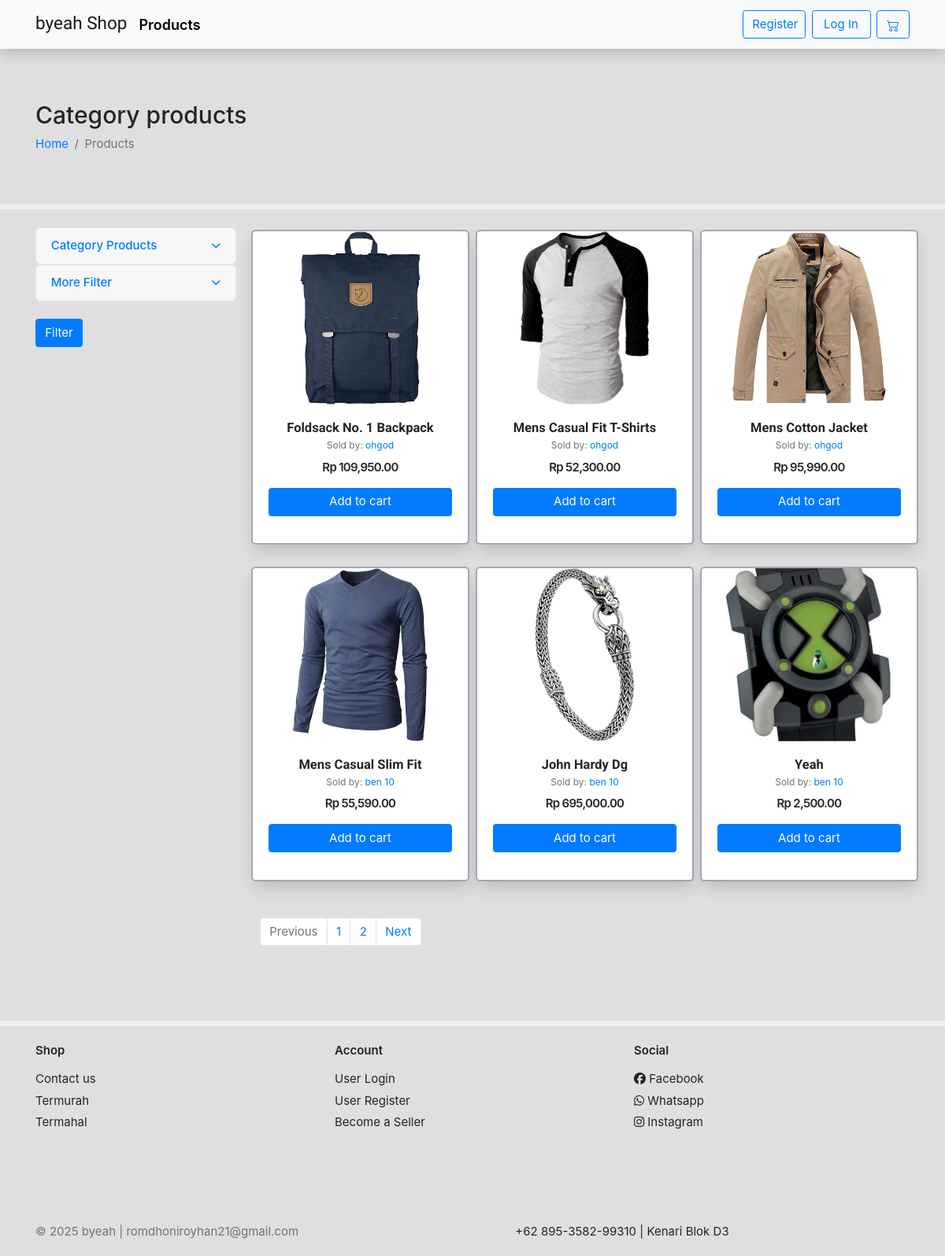
Screenshot of /products/ with the database file from the repository.
### home/models.py (models this page shows, shortened)
class Product(models.Model):
    category        = models.ForeignKey(Category,related_name='product', on_delete=models.CASCADE)
    seller          = models.ForeignKey(User, related_name='products', on_delete=models.CASCADE, null=True, blank=True)
    name            = models.CharField(max_length=255,unique=True)
    old_price       = models.DecimalField(blank=True,null=True,max_digits=12,decimal_places=2)
    price           = models.DecimalField(max_digits=12,decimal_places=2)
    main_image      = models.ImageField(upload_to='images/', blank=True, null=True)
    description     = models.TextField()
    upload_time     = models.DateField(auto_now_add=True)
    stock           = models.IntegerField(default=1)
    slug            = models.SlugField(blank=True)
    @property
    def imageThumbnail(self):
        images = ProductImage.objects.filter(product=self.pk)
        if images.exists():
            return images[0].imageURL
        return '/static/empty.png'

class ProductImage(models.Model):
    product = models.ForeignKey(Product, on_delete=models.CASCADE)
    image = models.ImageField(null=True,blank=False,upload_to='images/')
    @property
    def imageURL(self):
        try:
            if self.image: # Check if a file is associated
                url = self.image.url
            else:
                url = '/static/empty.png' # No file associated
        except ValueError: # Handles cases where .url might be invalid if no file
            url = '/static/empty.png'
        return url
    def __str__(self):
        return self.product.name

### customers/models.py (models this page shows, shortened)
class SellerProfile(models.Model):
    profile = models.OneToOneField(Profile, on_delete=models.CASCADE, related_name='seller_specific_profile')
    store_name = models.CharField(max_length=255, blank=True)
    slug = models.SlugField(max_length=255, unique=True, blank=True, null=True)

### home/views.py (the view)
# urls.py: path('',HomeView.as_view(template_name='home/indexhome.html',paginate_by=4),name='index'),
class HomeView(ListView):
    models = Product
    category = Category.objects.all()
    queryset = models.objects.all()
    extra_context = {
        'categories' : category
    }
    def get_queryset(self):
        request = self.request.GET
        if len(request) != 0:
            if next(iter(request)) == 'category':
                self.queryset = Product.objects.filter(category_id=self.request.GET['category'])
        return super().get_queryset()
    def get_ordering(self):
        request = self.request.GET
        if len(request) != 0:
            for i in request:
                if i == 'more-filter':
                    ordering = [request["more-filter"]]
                    return ordering
    def get_context_data(self,*args,**kwargs):
        request = self.request
        context = super().get_context_data()
        self.kwargs.update(self.extra_context)
        kwargs = self.kwargs
        for product in context["product_list"]:
            product_images = ProductImage.objects.filter(product=product.pk)
            print(product_images)
        if len(request.GET) != 0:
            if next(iter(request.GET)) == 'category-id':
                context['active'] = Category.objects.get(id=request.GET['category-id'])
        context.update(cartData(self.request))
        if context['items'] != "0":
            context.update(mergeFunction(request,context['items']))
        return context

### home/models.py (called while the page is built)
    def __str__(self):
        return self.name

### home/utils.py (called while the page is built)
def cartData(request):
    if request.user.is_authenticated:
        default_status = OrderStatus.objects.filter(is_default=True).first()
        if not default_status:
            return {'items': [], 'order': {'get_cart_items': '0', 'get_cart_totals': '0'}}
        customer = request.user
        try:
            order, created = Order.objects.get_or_create(user=customer, status=default_status)
            items = order.orderitem_set.all()
        except Exception as e: # More specific exception handling could be better
            print(f"Error in cartData: {e}")
            items = []
            order = {'get_cart_items': '0', 'get_cart_totals': '0', 'id': None} # Ensure order has an id for CompleteOrder
    else:
        items = []
        order = {'get_cart_items': '0', 'get_cart_totals': '0', 'id': None}
    return {'items': items, 'order': order}

def whatsappLinkCheckout(request,context):
    items = context
    if len(items) > 0:
        productName = [item.product.name for item in items]
        productNumber = [item.quantity for item in items]
        title = ""
        for i,a in zip(productName,productNumber):
            title += str(i) +" Jumlahnya: "+ str(a)
            title += ', '
        textWA = f'Permisi Bu aryani Saya ingin memesan:%0A{title}%0ADikirim Ke :%0ACatatan :%0ASekian Terimakasih.'
        linked = {'link':base + textWA.replace(' ', '%20')}
        return linked
    else:
        return {'link':'Failed'}

def paginationFilter(request):
    full_path = request.get_full_path()
    yolo = False
    if len(request.GET) != 0:
        yolo = True
        return {'path':full_path,'aye':yolo}
    return {'aye':yolo}

def mergeFunction(request,context):
    dictionary = {}
    dictionary.update(whatsappLinkCheckout(request,context))
    dictionary.update(paginationFilter(request))
    return dictionary

### templates/home/producthome.html (shortened to what this page needs)
{% extends "base.html" %}
{% load humanize %}
{% load static %}
{% block content %}
    <section class="section-pagetop bg under-nav ">
        <div class="container">
            <h2 class="title-page">Category products</h2>
            <nav>
            <ol class="breadcrumb text-white">
                <li class="breadcrumb-item" aria-current="page"><a href="{% url 'homey:index' %}">Home</a></li>
                {% if active %}
                <li class="breadcrumb-item" aria-current="page"><a href="{% url 'homey:product' %}">Products</a></li>
                <li class="breadcrumb-item active" aria-current="page">{{active}}</li>
                {% else %}
                <li class="breadcrumb-item active" aria-current="page">Products</li>
                {% endif %}
            </ol>
            </nav>
        </div>
    </section>
    <section class="section-content padding-y">
    <div class="container">
    <div class="row">
        <aside class="col-md-3 mt-4">
            <form method="GET">
                <div class="card">
                    <article class="filter-group">
                        <div class="card-header d-flex flex-column">
                            <a href="#" data-toggle="collapse" data-target="#collapse_1" aria-expanded="false" class="">
                                <i class="icon-control fa fa-chevron-down"></i>
                                <h6 class="title">Category Products</h6>
                            </a>
                        </div>
                    </article>
                </div>
                <div class="card">
                    <article class="filter-group">
                        <div class="card-header d-flex flex-column">
                            <a href="#" data-toggle="collapse" data-target="#collapse_2" aria-expanded="false" class="">
                                <i class="icon-control fa fa-chevron-down"></i>
                                <h6 class="title">More Filter</h6>
                            </a>
                        </div>
                    </article>
                </div>
                <button type="submit" class="btn btn-primary mt-4">Filter</button>
            </form>
        </aside>
    <main class="col-md-9 mt-4">
    <div class="row">
        {% for product in product_list %}
            <div class="col-md-4 col-sm-6 col-6 p-1">
                <figure class="card card-product-grid" style="height: 400px;">
                    <div class="img-wrap img-product">
                        {% if product.category and product.category.slug and product.slug %}
                        <a href="{% url 'homey:product_detail' product.category.slug product.slug %}">
                            {% if product.main_image %}
                                <img src="{{ product.main_image.url }}">
                            {% elif product.imageThumbnail and product.imageThumbnail != '/static/empty.png' %}
                                <img src="{{ product.imageThumbnail }}">
                            {% else %}
                                <img src="{% static 'images/empty.png' %}" >
                            {% endif %}
                        </a>
                        {% else %}
                            <img src="{% static 'images/empty.png' %}" >
                        {% endif %}
                    </div>
                    <figcaption class="info-wrap text-center ">
                        <div class="fix-height">
                            {% if product.category and product.category.slug and product.slug %}
                            <a href="{% url 'homey:product_detail' product.category.slug product.slug %}" class="title title-product text-decoration-none">{{product.name}}</a>
                            {% else %}
                            <span class="title title-product text-decoration-none">{{product.name}}</span>
                            {% endif %}
                            {% if product.seller and product.seller.profile and product.seller.profile.seller_specific_profile and product.seller.profile.seller_specific_profile.store_name %}										<p class="text-muted small mb-1">
                                Sold by: <a href="{% url 'homey:store_detail' product.seller.profile.seller_specific_profile.slug %}" class="text-decoration-none">{{ product.seller.profile.seller_specific_profile.store_name }}</a>								</p>
							{% endif %}
                            <div class="price-wrap mt-2">
                                <span class="price price-product">Rp {{product.price|floatformat:2|intcomma}}</span>
                            </div>
                        </div>
                        {% if is_user %}
                            <button type="button" class="btn btn-block btn-primary mt-2" data-toggle="modal" data-target="#exampleModal">
                                Add To Cart
                            </button>
                        {% else %}
                            <a data-action='add' data-product='{{product.id}}' href="" class="btn btn-block btn-primary update-cart mt-2">Add to cart </a>
                        {% endif %}
                    </figcaption>
                </figure>
            </div>
        {% endfor %}
    </div>
    {% if path %}
        <nav class="mt-4" aria-label="Page navigation sample">
        {% if is_paginated %}
        <ul class="pagination">
        {% if page_obj.has_previous %}
            <li class="page-item"><a class="page-link" href="{{path}}&page={{page_obj.previous_page_number}}">Previous</a></li>
        {% else %}
            <li class="page-item disabled"><a class="page-link" href="#">Previous</a></li>
        {% endif %}
        {% for i in paginator.page_range %}
            <li class="page-item"><a class="page-link" href="{{path}}&page={{i}}">{{i}}</a></li>
        {% endfor %}
        {% if page_obj.has_next %}
            <li class="page-item"><a class="page-link" href="{{path}}&page={{page_obj.next_page_number}}">Next</a></li>
        {% else %}
            <li class="page-item disabled"><a class="page-link" href="#">Next</a></li>
        {% endif %}
        </ul>
        {% endif %}
        </nav>
    {% else %}
    <nav class="mt-4" aria-label="Page navigation sample">
        {% if is_paginated %}
        <ul class="pagination">
        {% if page_obj.has_previous %}
            <li class="page-item"><a class="page-link" href="{% url 'homey:product' %}?page={{page_obj.previous_page_number}}">Previous</a></li>
        {% else %}
            <li class="page-item disabled"><a class="page-link" href="#">Previous</a></li>
        {% endif %}
        {% for i in paginator.page_range %}
            <li class="page-item"><a class="page-link" href="{% url 'homey:product' %}?page={{i}}">{{i}}</a></li>
        {% endfor %}
        {% if page_obj.has_next %}
            <li class="page-item"><a class="page-link" href="{% url 'homey:product' %}?page={{page_obj.next_page_number}}">Next</a></li>
        {% else %}
            <li class="page-item disabled"><a class="page-link" href="#">Next</a></li>
        {% endif %}
        </ul>
        {% endif %}
        </nav>
    {% endif %}
    </main>
    </div>
    </div>
    </section>
{% endblock content %}

### static/ui.css (style rules this page uses)
html { font-family: "Inter", sans-serif; font-size: 15px; }
.img-wrap { text-align: center; display: block; }
.img-wrap img { max-width: 100%; }
.price-wrap { letter-spacing: -0.7px; }
.padding-y { padding-bottom: 40px; }
figure { margin-bottom: 0; }
article:after, .form-group:after { display: block; clear: both; content: ""; }
.bg { background-color: #f8f9fa; }
.title-page { color: #212529; }
[class*=card-product] a.title { color: #212529; display: block; }
[class*=card-product] p { margin-bottom: 0; }
[class*=card-product] .img-wrap { overflow: hidden; position: relative; }
[class*=card-product] .img-wrap img { height: 100%; max-width: 100%; width: auto; display: inline-block; -o-object-fit: cover; object-fit: cover; }
.card-product-grid { margin-bottom: 20px; }
.card-product-grid .img-wrap { border-radius: 0.2rem 0.2rem 0 0; height: 220px; }
.card-product-grid .info-wrap { overflow: hidden; padding: 18px 20px; }
.card-product-grid .fix-height { height: 80px; overflow: hidden; }
.card .img-wrap { overflow: hidden; }
.price { font-weight: 600; color: #212529; }
.icon-control { margin-top: 5px; float: right; font-size: 80%; }
.card-header .title { margin-bottom: 0; line-height: 1.5; }
.filter-group { border-bottom: 1px solid #e4e4e4; }
.filter-group .card-header { border-bottom: 0; }
.filter-group:last-child { border-bottom: 0; }
.section-pagetop { padding: 45px 0; }

### static/style.css (style rules this page uses)
body { background-color: rgba(168, 166, 166,.35); }
.bg { background-color: rgba(0, 0, 0,0); }
.under-nav { margin-top: 83px!important; }
.section-pagetop { padding: 45px 0; }
img { border-image-slice: all; }
.card { position: relative; display: flex; flex-direction: column; min-width: 0; word-wrap: break-word; background-color: #fff; background-clip: border-box; border: 1px solid rgba(0, 0, 0, 0.1); border-radius: 0.37rem; }
.breadcrumb { display: flex; flex-wrap: wrap; padding: 0 0; margin-bottom: 0; list-style: none; background-color: rgb(0, 0, 0,0)!important; border-radius: 0.37rem; }
.section-content { margin-top: 20px!important; border-top: 7px solid #eee; }
.padding-y { margin-bottom: 40px; }
.card-product-grid .img-wrap { border-radius: 0.2rem 0.2rem 0 0; height: 220px; }
.img-wrap { text-align: center; display: block; }
[class*=card-product] .img-wrap img { height: 100%; max-width: 100%; width: auto; display: inline-block; object-fit: cover; }
*, *::before, *::after { box-sizing: border-box; }
.card-product-grid { border: 2px solid rgba(34, 35, 59, 0.4); box-shadow: 1px 10px 20px -3px rgba(34, 35, 59, 0.2); }
.card-product-grid .info-wrap { overflow: hidden; padding: 18px 20px; }

### templates/home/producthome.html (style rules this page uses)
.title-product { font-size:1.1rem; font-weight: 700; color: black; font-family: 'Roboto', sans-serif; }
.price-product { font-size: 1rem; font-weight: 600; }

### rows the page displays
Product: imageThumbnail (picture), name "Foldsack No. 1 Backpack", seller.profile.seller_specific_profile.store_name "ohgod", price "109,950.00"
Product: imageThumbnail (picture), name "Mens Casual Fit T-Shirts", seller.profile.seller_specific_profile.store_name "ohgod", price "52,300.00"
Product: imageThumbnail (picture), name "Mens Cotton Jacket", seller.profile.seller_specific_profile.store_name "ohgod", price "95,990.00"
Product: imageThumbnail (picture), name "Mens Casual Slim Fit", seller.profile.seller_specific_profile.store_name "ben 10", price "55,590.00"
Product: imageThumbnail (picture), name "John Hardy Dg", seller.profile.seller_specific_profile.store_name "ben 10", price "695,000.00"
Product: main_image (picture), name "Yeah", seller.profile.seller_specific_profile.store_name "ben 10", price "2,500.00"

### other values shown
{{ i }} "1" "2"
